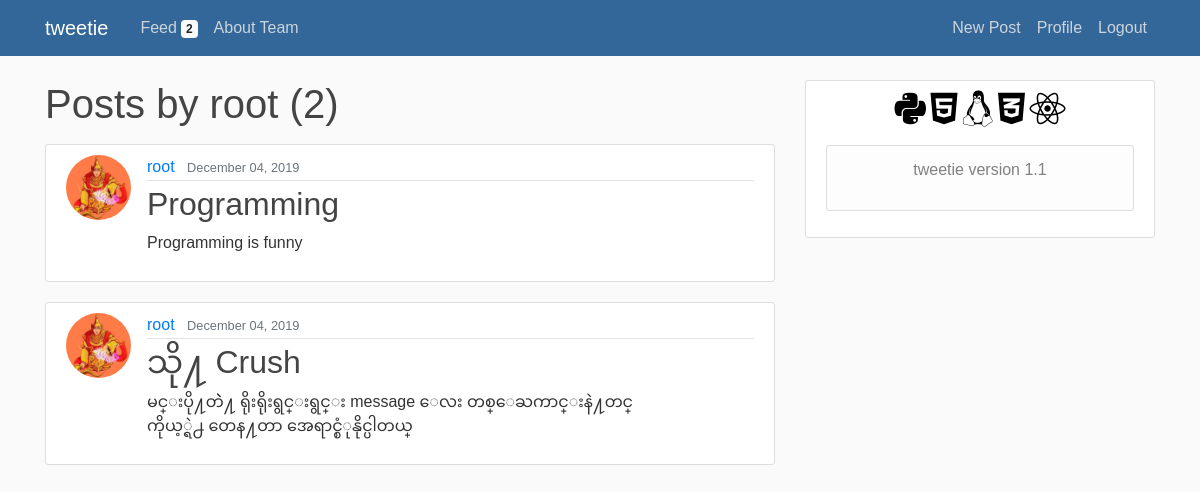
Screenshot of /user/root (signed in) with the database file from the repository.
### blog/models.py (models this page shows, shortened)
class Post(models.Model):
    title = models.CharField(max_length=100)
    content = models.TextField()
    date_posted = models.DateTimeField(default=timezone.now)
    author = models.ForeignKey(User, on_delete=models.CASCADE)

### users/models.py (models this page shows, shortened)
class Profile(models.Model):
    user = models.OneToOneField(User, on_delete=models.CASCADE)
    image = models.ImageField(default='default.jpg', upload_to='profile_pics')

### blog/views.py (the view)
# urls.py: path('user/<str:username>', UserPostListView.as_view(), name='user-posts'),
class UserPostListView(ListView):
    model = Post
    template_name = 'blog/user_posts.html'  # <app>/<model>_<viewtype>.html
    context_object_name = 'posts'
    paginate_by = 5
    def get_queryset(self):
        user = get_object_or_404(User, username=self.kwargs.get('username'))
        return Post.objects.filter(author=user).order_by('-date_posted')

### blog/templates/blog/user_posts.html (shortened to what this page needs)
{% extends "blog/base.html" %}
{% block content %}
    <h1 class="mb-3">Posts by {{ view.kwargs.username }} ({{ page_obj.paginator.count }})</h1>
    {% for post in posts %}
        <article class="media content-section">
          <img class="rounded-circle article-img" src="{{ post.author.profile.image.url }}">
          <div class="media-body">
            <div class="article-metadata">
              <a class="mr-2" href="{% url 'user-posts' post.author.username %}">{{ post.author }}</a>
              <small class="text-muted">{{ post.date_posted|date:"F d, Y" }}</small>
            </div>
            <h2><a class="article-title" href="{% url 'post-detail' post.id %}">{{ post.title }}</a></h2>
            <p class="article-content">{{ post.content }}</p>
          </div>
        </article>
    {% endfor %}
{% endblock content %}

### blog/static/blog/main.css (style rules this page uses)
body { background: #fafafa; color: #333333; margin-top: 5rem; font-family: 'Nunito', sans-serif; font-weight: 300; }
h1, h2, h3, h4, h5, h6 { color: #444444; }
.content-section { background: #ffffff; padding: 10px 20px; border: 1px solid #dddddd; border-radius: 3px; margin-bottom: 20px; }
.article-title { color: #444444; }
.article-content { white-space: pre-line; }
.article-img { height: 65px; width: 65px; margin-right: 16px; }
.article-metadata { padding-bottom: 1px; margin-bottom: 4px; border-bottom: 1px solid #e3e3e3 }

### rows the page displays
Post: author.profile.image (picture), author "root", date_posted "December 04, 2019", title "Programming", content "Programming is funny"
Post: author.profile.image (picture), author "root", date_posted "December 04, 2019", title "သို႔ Crush", content "မင္းပို႔တဲဲ႔ ရိုးရိုးရွင္းရွင္း message ေလး တစ္ေႀကာင္းနဲ႔တင္ ကိုယ့္ရဲ႕ တေန႔တာ အေရာင္စံုနိုင္ပါတယ္"

### other values shown
{{ posts.count }} "2"
{{ view.kwargs.username }} "root"
{{ page_obj.paginator.count }} "2"
